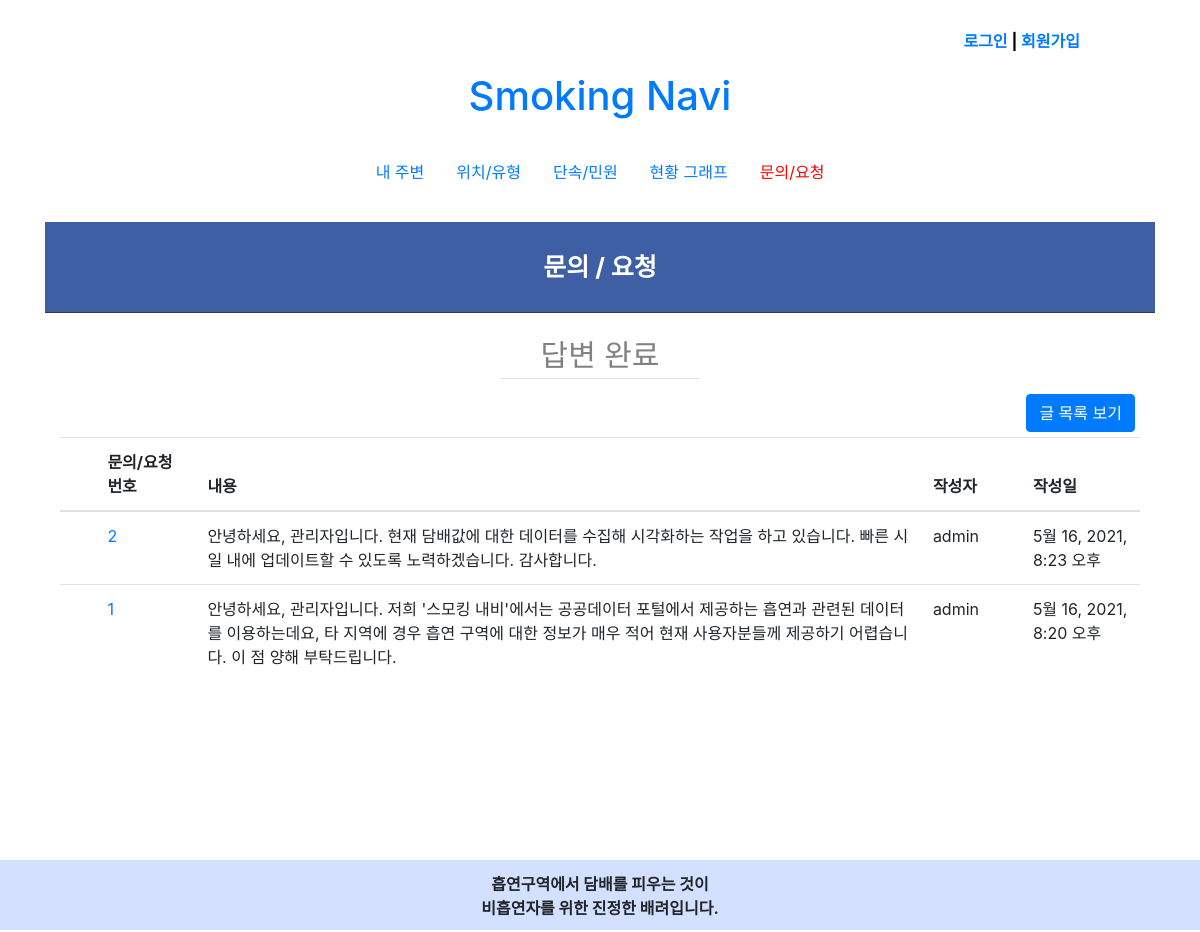
Screenshot of /post/answer_list with the database file from the repository.
### post/models.py (models this page shows, shortened)
class Answer(models.Model):
    number = models.ForeignKey(Post, on_delete=models.CASCADE, null=True)
    author = models.ForeignKey(settings.AUTH_USER_MODEL, on_delete=models.CASCADE)
    text = models.TextField()
    created_date = models.DateTimeField(default=timezone.now)
    published_date = models.DateTimeField(blank=True, null=True)

class Post(models.Model):
    number = models.AutoField(primary_key=True)
    author = models.ForeignKey(settings.AUTH_USER_MODEL, on_delete=models.CASCADE)
    title = models.CharField(max_length=200)
    text = models.TextField()
    created_date = models.DateTimeField(default=timezone.now)
    published_date = models.DateTimeField(blank=True, null=True)
    class Meta:
        permissions = [
            ('can_answer', 'Can Answer')
        ]
    def __str__(self):
        return self.number.__str__()
        return self.title
        return self.text

### post/views.py (the view)
# urls.py: path('answer_list', answer_list, name='answer_list'),
def answer_list(request):
    answers = Answer.objects.filter(published_date__lte=timezone.now()).order_by('-published_date')
    return render(request, 'post/answer_list.html', {'answers': answers})

### post/templates/post/answer_list.html (shortened to what this page needs)
{% extends "post/post_base.html" %}
{% block content %}
<body>
    <div class="header1">
            <h3>문의 / 요청</h3>
    </div>
    <div class="recent1">답변 완료</div>
    <div class="container">
        <a class="btn btn-primary" href="{% url 'post:post_list_staff' %}" style ="float:right; margin-top:5px;margin-right:5px;">글 목록 보기</a>
        <br><br>
        <table class="table">
      <thead class="thead">
        <tr>
          <th scope="col">&nbsp;&nbsp;&nbsp;</th>
          <th scope="col">문의/요청 번호</th>
          <th scope="col">내용</th>
          <th scope="col">작성자&nbsp;&nbsp;</th>
          <th scope="col">작성일</th>
        </tr>
      </thead>
      <tbody>
      {% for answer in answers %}
        <tr onclick = "location.href='staff/{{ answer.pk }}'">
            <td>{{ post.title }}</td>
            <td style="width:100px;"><a href="staff/{{ answer.pk }}">{{ answer.number }}</a></td>
            <td>{{ answer.text|truncatewords:50 }}</td>
            <td style="width:100px;">{{ answer.author }}</td>
            <td>{{ answer.published_date }}</td>
        </tr>
      {% endfor %}
      </tbody>
    </table>
    </div>
</body>
{% endblock %}

### post/templates/post/post_base.html (style rules this page uses)
@media screen and (min-width: 769px) { .container { min-height: 100%; margin-bottom: -70px; padding-bottom: 10%; } }

### post/templates/post/answer_list.html (style rules this page uses)
.header1 { background-color: #3F5FA5; color: white; padding: 20px 30px; border-bottom: 1px solid #3D3D3D; margin-bottom: 20px; margin-top:30px; }
.header1 h3 { font-size: 25px; font-weight: bolder; margin: 0; margin-bottom: 10px; margin-top: 10px; text-align: center; }
.recent1 { text-align: center; width: 200px; margin: 10px auto; font-size: 30px; font-weight: lighter; color: #818181; border-bottom: 1px solid #ddd; }

### rows the page displays
Answer: number "2", text "안녕하세요, 관리자입니다. 현재 담배값에 대한 데이터를 수집해 시각화하는 작업을 하고 있습니다. 빠른 시일 내에 업데이트할 수 있도록 노력하겠습니다. 감사합니다.", author "admin", published_date "5월 16, 2021, 8:23 오후"
Answer: number "1", text "안녕하세요, 관리자입니다. 저희 '스모킹 내비'에서는 공공데이터 포털에서 제공하는 흡연과 관련된 데이터를 이용하는데요, 타 지역에 경우 흡연 구역에 대한 정보가 매우 적어 현재 사용자분들께 제공하기 어렵습니다. 이 점 양해 부탁드립니다.", author "admin", published_date "5월 16, 2021, 8:20 오후"
